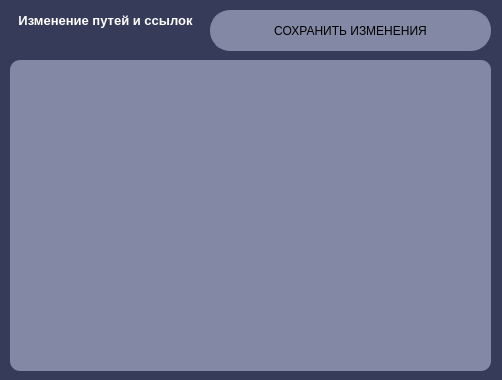
<?xml version="1.0" encoding="UTF-8"?>
<ui version="4.0">
 <class>Form</class>
 <widget class="QWidget" name="Form">
  <property name="geometry">
   <rect>
    <x>0</x>
    <y>0</y>
    <width>502</width>
    <height>380</height>
   </rect>
  </property>
  <property name="windowTitle">
   <string>Настройка ссылок и путей</string>
  </property>
  <property name="styleSheet">
   <string notr="true">background-color: rgb(54, 59, 89);</string>
  </property>
  <widget class="QTableWidget" name="urlpathTable">
   <property name="geometry">
    <rect>
     <x>10</x>
     <y>60</y>
     <width>481</width>
     <height>311</height>
    </rect>
   </property>
   <property name="styleSheet">
    <string notr="true">background-color: #8388a4; /* Цвет фона */
border-color: rgb(131, 136, 164);
border-radius: 10px;
</string>
   </property>
  </widget>
  <widget class="QLabel" name="label">
   <property name="geometry">
    <rect>
     <x>10</x>
     <y>10</y>
     <width>191</width>
     <height>21</height>
    </rect>
   </property>
   <property name="styleSheet">
    <string notr="true">color: rgb(255, 255, 255);</string>
   </property>
   <property name="text">
    <string>&lt;html&gt;&lt;head/&gt;&lt;body&gt;&lt;p align=&quot;center&quot;&gt;&lt;span style=&quot; font-size:10pt; font-weight:600;&quot;&gt;Изменение путей и ссылок&lt;/span&gt;&lt;/p&gt;&lt;/body&gt;&lt;/html&gt;</string>
   </property>
  </widget>
  <widget class="QPushButton" name="safeBTN">
   <property name="geometry">
    <rect>
     <x>210</x>
     <y>10</y>
     <width>281</width>
     <height>41</height>
    </rect>
   </property>
   <property name="styleSheet">
    <string notr="true">background-color: #8388a4; /* Цвет фона */
border: 1px solid #8388a4; /* Убираем границу кнопки */
border-radius: 20px;
padding: 0px;</string>
   </property>
   <property name="text">
    <string>СОХРАНИТЬ ИЗМЕНЕНИЯ</string>
   </property>
  </widget>
  <widget class="QLabel" name="infoLabel">
   <property name="geometry">
    <rect>
     <x>20</x>
     <y>40</y>
     <width>61</width>
     <height>20</height>
    </rect>
   </property>
   <property name="styleSheet">
    <string notr="true">color: rgb(255, 255, 255);</string>
   </property>
   <property name="text">
    <string/>
   </property>
  </widget>
 </widget>
 <resources/>
 <connections/>
</ui>
